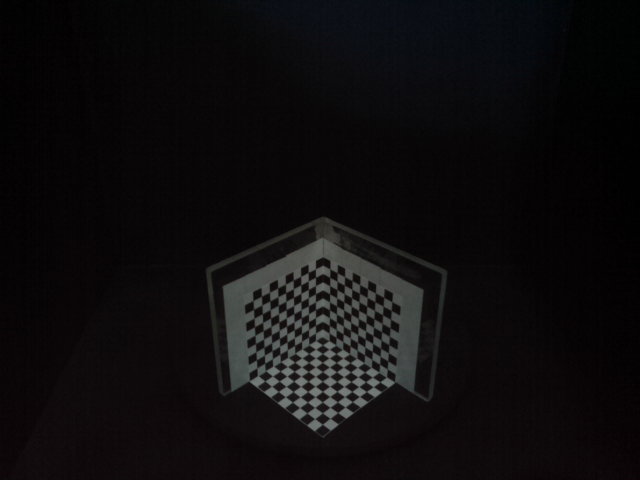
#> input picture Calibracao/1 - Encontrar pontos/entrada/objeto_3D.png, 640 x 480 px
$ python main.py
#> lines starting #> are read from the running program, lines starting #| are printed output that depends on the picture; after the words box and inside, x2 and y2 are one past the last pixel; in counts of white or black regions, pixels touching at a corner belong together
'''
Este código tem como objetivo segmentar os pontos de um objeto de calibração 3D. Este código implementa uma adaptação do algoritmo de Harris para detecção de cantos.
Entrada: Uma imagem contendo um objeto de calibração 3D. Para este objeto, é aconselhável que seja um cubo, onde em 3 lados do mesmo devem ser colocados/desenhados/sobrepostos com tabuleiros de xadrez com dimensões conhecidas e de preferência que sejam iguais. Estes 3 lados sobrepostos do cubo devem estar visíveis na imagem.
Saída: Uma imagem binária contendo os pontos formados pelos cantos dos tabuleiros de xadrez sendo representados por pixels de cor branca e o restante(pixels que não são de interesse) em cor preta.
'''

import cv2
import numpy as np


class par:
    def __init__(self):
        self.l = 0
        self.c = 0
        self.n = 0

    def add(self, l, c):
        self.l += l
        self.c += c
        self.n += 1

    def media(self):
        if(self.n == 0):
            return 0
        return int(round(self.l/self.n, 0)), int(round(self.c/self.n, 0)) #retorna o par no formato LINHA x COLUNA


def f(img,li,ci,lf,cf,r):
    if(li >= 0 and li < lf and ci >= 0 and ci < cf):
        if(img[li,ci] == -1):
            img[li,ci] = r
            f(img, li-1, ci-1, lf, cf, r)
            f(img, li-1, ci,   lf, cf, r)
            f(img, li+1, ci+1, lf, cf, r)
            f(img, li-1, ci+1, lf, cf, r)
            f(img, li,   ci+1, lf, cf, r)
            f(img, li+1, ci,   lf, cf, r)
            f(img, li+1, ci-1, lf, cf, r)
            f(img, li,   ci-1, lf, cf, r)


def setPixel(img, l, c, cor):
    img.itemset((l,c,0), cor[0])
    img.itemset((l,c,1), cor[1])
    img.itemset((l,c,2), cor[2])


def main():

    img = cv2.imread('entrada/objeto_3D.png', 1)
#> img is the input picture: shape (480, 640, 3); mean B, G, R 13.5, 12.5, 14.6
    img2 = img.copy()
    l,c,t = img.shape
#> l = 480; c = 640; t = 3
    bin = np.zeros((l,c))
    pontos = np.zeros((l,c))

    img = cv2.GaussianBlur(img,(3,3),0)
    gray = cv2.cvtColor(img, cv2.COLOR_BGR2GRAY)
    gray = np.float32(gray)
    cantos = cv2.cornerHarris(gray, 2, 3, 0.05)
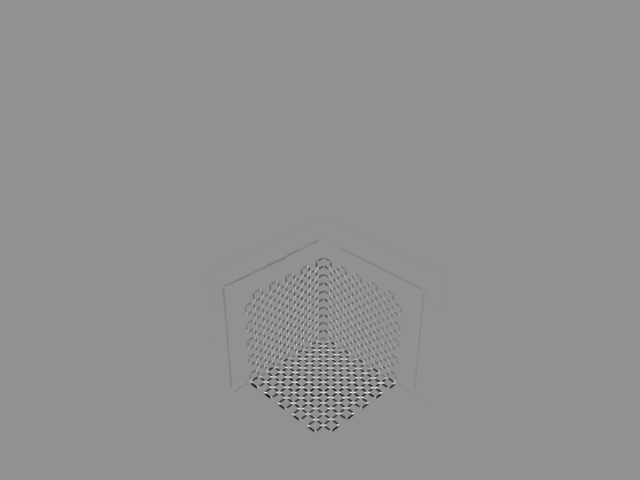
#> cantos: shape (480, 640) float32; min -1011030.8, max 762544.9, mean -3536.3; drawn with min black and max white
    img[cantos > 0.01 * cantos.max()] = [0, 0, 255]
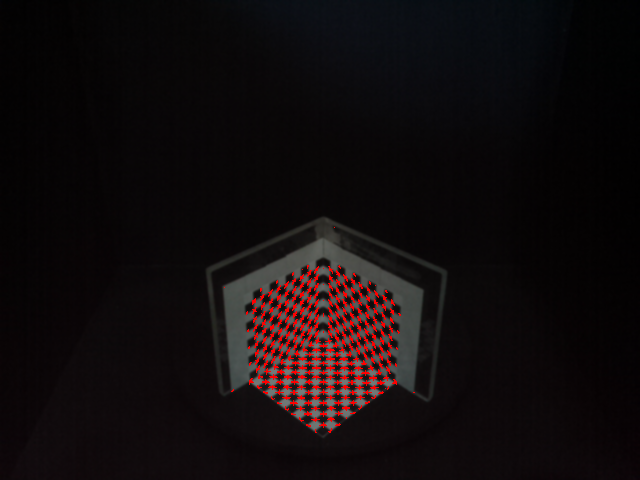
#> img: shape (480, 640, 3); mean B, G, R 12.7, 11.6, 17.6

    #Muda a representação da imagem binária para: 0(representa o fundo) e -1(representa os objetos)
    for i in range(l):
        for j in range(c):
            if(img.item(i,j,0) == 0 and img.item(i,j,1) == 0 and img.item(i,j,2) == 255):
                bin[i,j] = -1
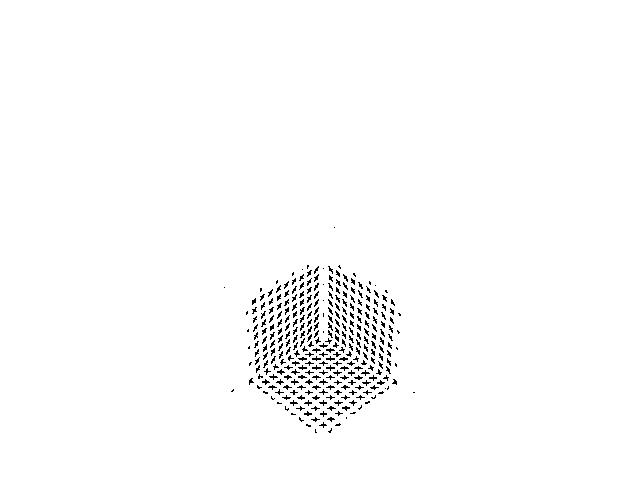
#> bin: shape (480, 640) float64; values -1 (black) and 0 (white), 98.5% white; black in thin lines or dots, all inside (x1, y1, x2, y2) = (224, 227, 415, 433)

    #Numera as regiões(cantos) da imagem binária, nesse caso cada região vai ser rotulada com um número inteiro diferente
    r = 1 #Contador de regiões e inicia com 1 pois o valor 0 representa o fundo da imagem
    for i in range(l):
        for j in range(c):
            if(bin[i,j] == -1):
                f(bin,i,j,l,c,r)
                r+=1
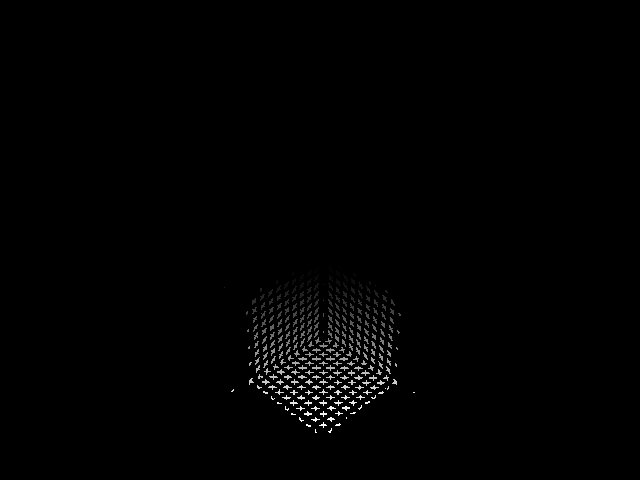
#> bin: shape (480, 640) float64; 1.52% of pixels changed, all inside (x1, y1, x2, y2) = (224, 227, 415, 433); drawn with min black and max white
#> after the loop, r = 310

    ####print('r: ' + str(r))

    #Declara e inicializa o vetor de pixels que irá armazenar os pontos finais do tabuleiro
    v = np.ndarray((r),dtype=par)
    for i in range(r):
        v[i] = par()

    #Varre a imagem e preenche o vetor de pixels
    for i in range(l):
        for j in range(c):
            if(bin[i,j] > 0):
                v[int(bin[i,j])].add(int(i),int(j))

    #Marca os pontos obtidos na imagem de entrada
    for val in range(r-1):
        t =  v[val+1].media()
        setPixel(img2, t[0], t[1],[0,0,255])
        pontos[t[0]][t[1]] = 255
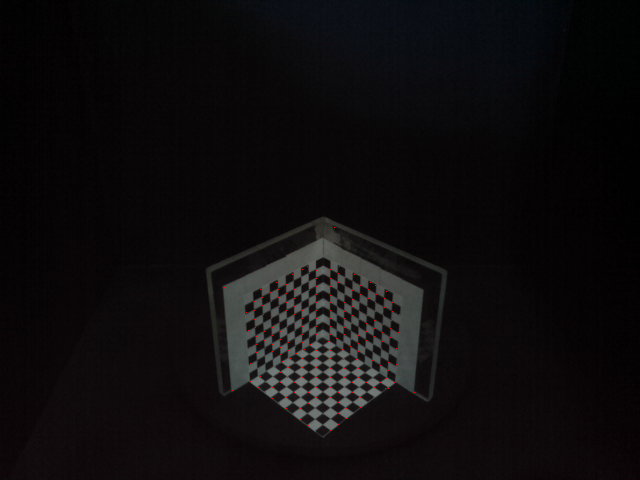
#> img2: shape (480, 640, 3); 0.1% of pixels changed, all inside (x1, y1, x2, y2) = (224, 227, 415, 432)
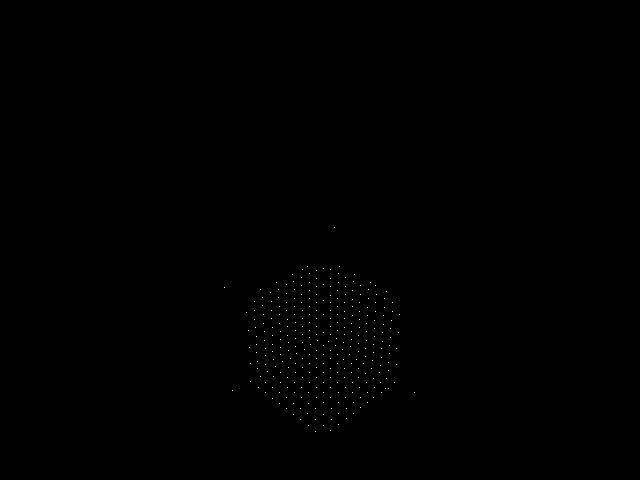
#> pontos: shape (480, 640) float64; 0.1% white in thin lines or dots, all inside (x1, y1, x2, y2) = (224, 227, 415, 432)

    cv2.imshow('Cantos', img)
    cv2.imshow('Pontos - Bin', pontos)
    cv2.imshow('Pontos', img2)

    cv2.imwrite('saida/bin.png', pontos)
    cv2.imwrite('saida/pontos.png', img2)

    cv2.waitKey(0)
    cv2.destroyAllWindows()


main()
